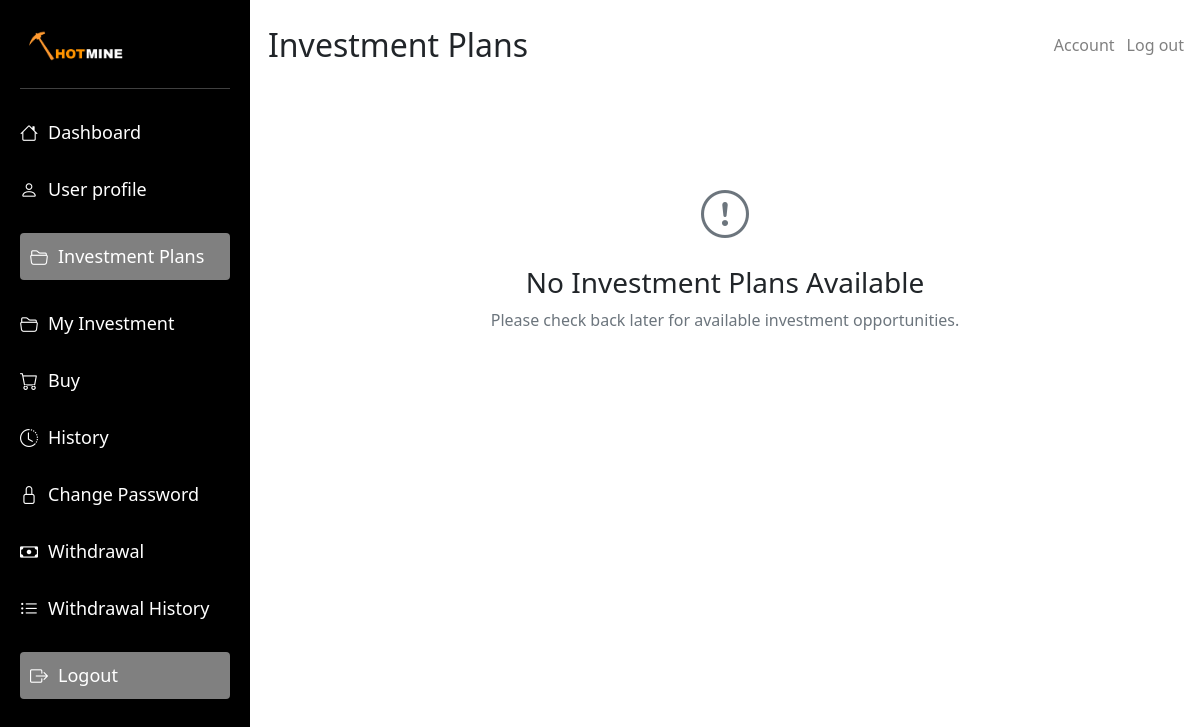
Page /packages/ (signed in) on the earlier database version.
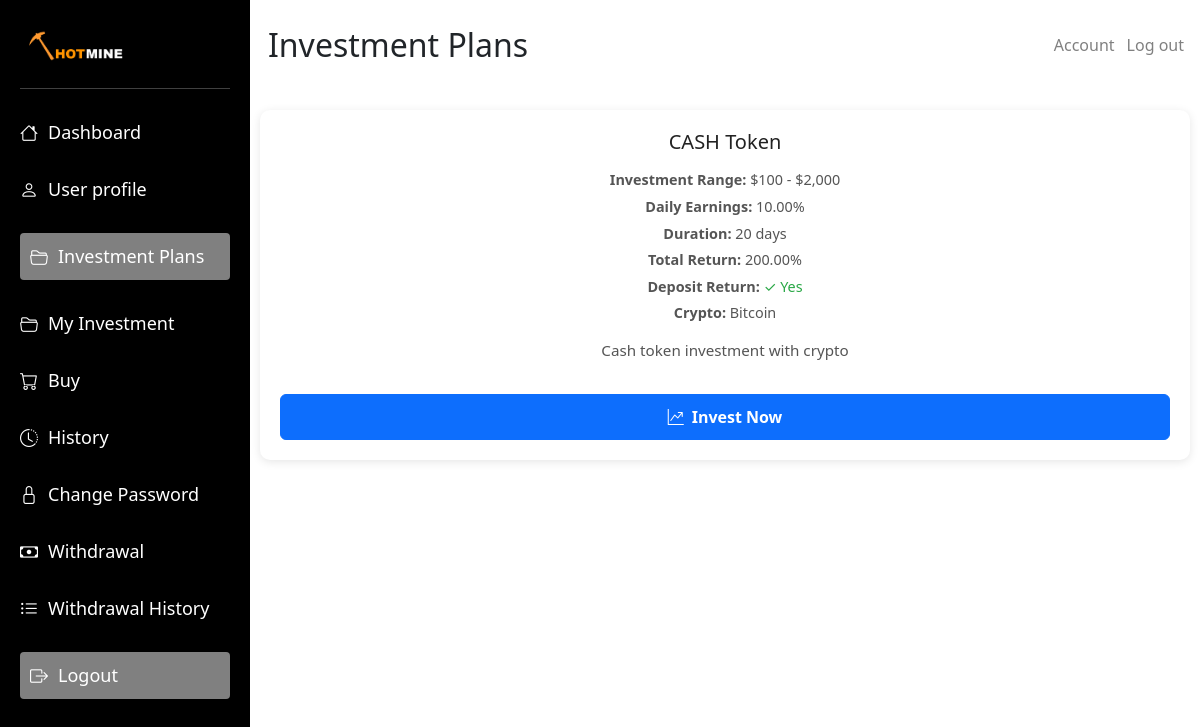
Same page on the later database version.
### hotmine/models.py (models this page shows, shortened)
class InvestmentPlan(models.Model):
    title = models.CharField(max_length=100, null=True, blank=True)
    description = models.TextField(null=True, blank=True)
    minimum_deposit = models.DecimalField(
        max_digits=12,
        decimal_places=2,
        validators=[MinValueValidator(1)],
        null=True,
        blank=True,
    )
    maximum_deposit = models.DecimalField(
        max_digits=12, decimal_places=2, null=True, blank=True
    )
    daily_earnings_percentage = models.DecimalField(
        max_digits=5,
        decimal_places=2,
        validators=[MinValueValidator(0.01), MaxValueValidator(50.00)],
        help_text="Daily earnings percentage (e.g., 1.80 for 1.8%)",
        null=True,
        blank=True,
    )
    investment_duration_days = models.PositiveIntegerField(
        help_text="Investment duration in days", null=True, blank=True
    )
    deposit_return = models.BooleanField(
        default=True, help_text="Return initial deposit after duration"
    )
    crypto_wallet = models.ForeignKey(
        CryptoWallet,
        on_delete=models.CASCADE,
        help_text="Crypto wallet for this plan",
        null=True,
        blank=True,
    )
    is_active = models.BooleanField(default=True)
    sort_order = models.PositiveIntegerField(
        default=0,
        help_text="Order to display plans (lower numbers first)",
        null=True,
        blank=True,
    )
    created_at = models.DateTimeField(auto_now_add=True)
    updated_at = models.DateTimeField(auto_now=True)
    @property
    def investment_range_display(self):
        if self.minimum_deposit is None:
            return "N/A"
        if self.maximum_deposit is not None:
            return f"${self.minimum_deposit:,.0f} - ${self.maximum_deposit:,.0f}"
        return f"${self.minimum_deposit:,.0f}+"
    @property
    def total_return_percentage(self):
        if (
            self.daily_earnings_percentage is None
            or self.investment_duration_days is None
        ):
            return None
        return self.daily_earnings_percentage * self.investment_duration_days
    class Meta:
        ordering = ["sort_order", "title"]
        verbose_name = "Investment Plan"
        verbose_name_plural = "Investment Plans"

class CryptoWallet(models.Model):
    WALLET_TYPES = [
        ("BTC", "Bitcoin"),
        ("ETH", "Ethereum"),
        ("BNB", "Binance Coin"),
        ("USDT", "Tether (TRC20)"),
        ("LTC", "Litecoin"),
        ("ADA", "Cardano"),
        ("DOT", "Polkadot"),
        ("SOL", "Solana"),
    ]
    wallet_type = models.CharField(
        max_length=10, choices=WALLET_TYPES, unique=True, null=True, blank=True
    )
    wallet_address = models.CharField(max_length=255, null=True, blank=True)
    is_active = models.BooleanField(default=True)
    created_at = models.DateTimeField(auto_now_add=True)
    updated_at = models.DateTimeField(auto_now=True)
    class Meta:
        verbose_name = "Crypto Wallet"
        verbose_name_plural = "Crypto Wallets"

### hotmine/views.py (the view)
# urls.py: path("packages/", views.package_view, name="packages"),
def package_view(request):
    if request.user.is_authenticated:
        investment_plans = InvestmentPlan.objects.filter(is_active=True).order_by(
            "sort_order", "title"
        )
        context = {"investment_plans": investment_plans}
        return render(request, "hotmine/investmentplans.html", context)
    else:
        return redirect("login")

### hotmine/templates/hotmine/investmentplans.html (shortened to what this page needs)
{% load static %}
<!DOCTYPE html>
<html lang="en">
<head>
    <link rel="stylesheet" href="{% static 'hotmine/dashboard.css' %}" />
    <link rel="stylesheet" href="{% static 'hotmine/bootstrap-icons/bootstrap-icons.css'%}">
    <link rel="stylesheet" href="{% static 'hotmine/bootstrap.css' %}">
</head>
<body>
    <div class="container-fluid">
        <div class="sidebar" id="sidebar">
            <img class="logo" src="{% static 'hotmine/images/miney.jpg' %}" alt="Hotmine Logo">
            <hr>
            <ul class="nav-links">
                <li><a href="/dashboard"><i class="bi bi-house"></i> Dashboard</a></li>
                <li><a href="/profile"><i class="bi bi-person"></i> User profile</a></li>
                <li class="active"><a href="/packages"><i class="bi bi-folder2-open"></i> Investment Plans</a></li>
                <li><a href="/my-investments"><i class="bi bi-folder2-open"></i> My Investment</a></li>
                <li><a href="/buy"><i class="bi bi-cart"></i> Buy</a></li>
                <li> <a href="/history"><i class="bi bi-clock-history"></i> History</a></li>
                <li><a href="/updatepassword"><i class="bi bi-lock"></i> Change Password</a></li>
                <li><a href="/withdraw"><i class="bi bi-cash"></i> Withdrawal</a></li>
                <li><a href="/withdrawal-history"><i class="bi bi-list-ul"></i> Withdrawal History</a>
                </li>
                <li class="active"><a href="/logout"><i class="bi bi-box-arrow-right"></i> Logout</a></li>
            </ul>
        </div>
        <div class="tradingview-widget-container" id="mainContent">
            <div class="navbar d-flex justify-content-between align-items-center">
                <div class="d-flex align-items-center">
                    <h2 class="m-2">Investment Plans</h2>
                </div>
                <div class="d-flex align-items-center dashaccount">
                    <span class="dashaccount"><a href="/profile">Account</a></span>
                    <span class="dashaccount"><a href="/logout">Log out</a></span>
                </div>
            </div>
            {% if investment_plans %}
            {% for plan in investment_plans %}
            {% if forloop.counter0|divisibleby:3 %}
            <div class="gridcontainer">
                {% endif %}
                <div class="grid-item">
                    <div class="plan-header d-flex justify-content-center">
                        <h2>{{ plan.title }}</h2>
                    </div>
                    <div class="plan-details">
                        <p><strong>Investment Range:</strong> {{ plan.investment_range_display }}</p>
                        <p><strong>Daily Earnings:</strong> {{ plan.daily_earnings_percentage }}%</p>
                        <p><strong>Duration:</strong> {{ plan.investment_duration_days }} days</p>
                        <p><strong>Total Return:</strong> {{ plan.total_return_percentage }}%</p>
                        {% if plan.deposit_return %}
                        <p><strong>Deposit Return:</strong> <span class="text-success">✓ Yes</span></p>
                        {% else %}
                        <p><strong>Deposit Return:</strong> <span class="text-danger">✗ No</span></p>
                        {% endif %}
                        <p><strong>Crypto:</strong> {{ plan.crypto_wallet.get_wallet_type_display }}</p>
                    </div>
                    <div class="plan-description">
                        <p>{{ plan.description|truncatewords:15 }}</p>
                    </div>
                    <div class="plan-footer">
                        <a href="/invest/?plan_id={{ plan.id }}" class="btn btn-primary invest-btn">
                            <i class="bi bi-graph-up-arrow"></i> Invest Now
                        </a>
                    </div>
                </div>
                {% if forloop.counter|divisibleby:3 or forloop.last %}
            </div>
            {% endif %}
            {% endfor %}
            {% else %}
            <div class="no-plans">
                <div class="text-center p-5">
                    <i class="bi bi-exclamation-circle" style="font-size: 3rem; color: #6c757d;"></i>
                    <h3 class="mt-3">No Investment Plans Available</h3>
                    <p class="text-muted">Please check back later for available investment opportunities.</p>
                </div>
            </div>
            {% endif %}
        </div>
    </div>
</body>
</html>

### hotmine/static/hotmine/dashboard.css (style rules this page uses)
* { -ms-overflow-style: none; scrollbar-width: none; }
body { margin: 0; font-family: 'Segoe UI', sans-serif; -ms-overflow-style: none; scrollbar-width: none; }
.container-fluid { display: flex; height: auto; width: 100%; padding: 0 !important; overflow-x: auto; overflow-y: hidden; -ms-overflow-style: none; scrollbar-width: none; }
.sidebar { width: 250px; background-color: #000; color: #fff; padding: 20px; box-sizing: border-box; position: fixed; height: 100%; overflow-y: scroll; left: 0; top: 0; transition: transform 0.3s ease; z-index: 1000; }
.logo { width: 200px !important; }
.nav-links { list-style: none; padding: 0; }
.nav-links li { margin: 30px 0; }
.nav-links a { text-decoration: none; color: white; font-size: 18px; display: flex; align-items: center; transition: color 0.3s ease; }
.nav-links i { margin-right: 10px; transition: transform 0.3s ease, color 0.3s ease; }
.tradingview-widget-container { flex: 1; margin-left: 250px; transition: margin-left 0.3s ease; padding: 10px; }
.active { background: gray; color: white; padding: 10px; border-radius: 4px; }
.navbar { position: sticky !important; top: 0px; z-index: 100; background: white; width: 100%; }
.navbar a { text-decoration: none; color: gray; margin: 6px; }
.dashaccount { display: flex !important; }
.gridcontainer { display: grid; grid-template-columns: repeat(auto-fit, minmax(280px, 1fr)); gap: 20px; margin: 30px 0; }
.grid-item { background: #ffffff; border-radius: 10px; padding: 20px; box-shadow: 0 4px 12px rgba(0,0,0,0.08); transition: transform 0.2s ease, box-shadow 0.2s ease; text-align: center; }
.grid-item h1, .grid-item h2 { font-size: 1.4rem; margin-bottom: 10px; color: #222; }
.grid-item p { font-size: 0.95rem; color: #555; margin-bottom: 15px; }

### hotmine/templates/hotmine/investmentplans.html (style rules this page uses)
.plan-header { display: flex; justify-content: space-between; align-items: flex-start; margin-bottom: 15px; }
.plan-header h2 { margin: 0; font-size: 1.25rem; line-height: 1.2; }
.plan-details { margin-bottom: 15px; }
.plan-details p { margin: 5px 0; font-size: 0.9rem; }
.plan-description { margin-bottom: 15px; min-height: 40px; }
.plan-footer { display: flex; flex-direction: column; gap: 10px; }
.invest-btn { width: 100%; padding: 10px; font-weight: bold; text-decoration: none; display: inline-flex; align-items: center; justify-content: center; gap: 8px; }
.text-success { color: #28a745 !important; }
.grid-item { background: #fff; border-radius: 10px; padding: 20px; box-shadow: 0 2px 10px rgba(0, 0, 0, 0.1); transition: transform 0.2s, box-shadow 0.2s; }

Differences in the rows shown:
added InvestmentPlan: title "CASH Token", investment_range_display "$100 - $2,000", daily_earnings_percentage "10.00", investment_duration_days "20", total_return_percentage "200.00", shows "Deposit Return:", deposit_return "✓ Yes", crypto_wallet.wallet_type "Bitcoin", description "Cash token investment with crypto"
Other differences:
text no longer shown: "No Investment Plans Available Please check back later for available investment opportunities."
